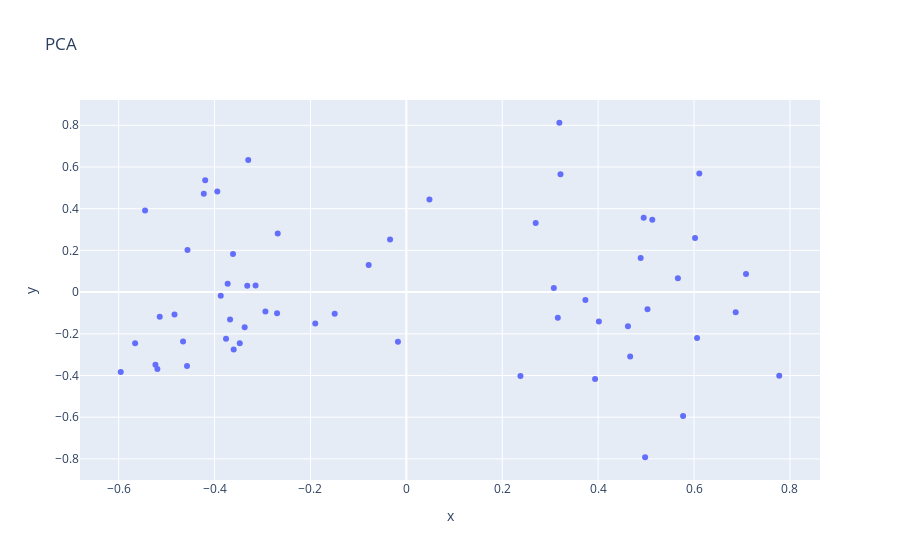

Source (notebook cell):
### Code cell
## Lakukan PCA untuk mengurangi jumlah fitur menjadi 2 fitur saja
pca = PCA(n_components=2)
pca.fit(data2)
pca_data = pca.transform(data2)

## buat dataframe dari hasil pca
pca_df = pd.DataFrame(data=pca_data, columns=['x', 'y'])
pca_df.head()

## plot pca_df using plotly
fig = px.scatter(pca_df, x='x', y='y', title='PCA')
fig.show()

### Figure 1 — Plotly figure (JSON) as saved in the notebook; plotly's stock layout.template omitted (floating-point values rounded to 4 significant figures)
{"data": [{"hovertemplate": "x=%{x}<br>y=%{y}<extra></extra>", "legendgroup": "", "marker": {"color": "#636efa", "symbol": "circle"}, "mode": "markers", "name": "", "orientation": "v", "showlegend": false, "type": "scatter", "x": [-0.4575, 0.5771, 0.4015, 0.3734, -0.03398, -0.3761, -0.5144, 0.611, -0.5956, -0.545, -0.3474, -0.5233, -0.4836, -0.3318, -0.4657, -0.2696, -0.2939, 0.6062, -0.01757, 0.5029, -0.3727, 0.6869, 0.3191, -0.1494, -0.1899, -0.4195, 0.7083, 0.7777, 0.3159, -0.5192, 0.5129, 0.3214, -0.07863, 0.495, 0.3936, -0.3145, -0.2683, -0.3372, -0.3943, -0.3601, -0.3871, -0.3677, 0.602, 0.3076, 0.4887, 0.4979, 0.4668, -0.3298, 0.5663, 0.04815, -0.5657, -0.4564, 0.2379, -0.4225, 0.2697, 0.4621, -0.3615], "xaxis": "x", "y": [-0.3543, -0.5938, -0.1413, -0.03792, 0.2519, -0.2234, -0.1187, 0.5685, -0.3833, 0.3915, -0.2447, -0.3482, -0.1069, 0.03018, -0.2371, -0.1009, -0.0929, -0.2197, -0.238, -0.08264, 0.04026, -0.09642, 0.8122, -0.1036, -0.1502, 0.5364, 0.08734, -0.4013, -0.1234, -0.369, 0.3473, 0.5657, 0.1304, 0.3563, -0.4165, 0.03221, 0.2812, -0.1683, 0.4825, -0.2749, -0.01764, -0.1316, 0.2595, 0.02011, 0.1636, -0.7919, -0.3092, 0.6335, 0.06647, 0.4444, -0.2452, 0.202, -0.4026, 0.4711, 0.3315, -0.1641, 0.183], "yaxis": "y"}], "layout": {"legend": {"tracegroupgap": 0}, "title": {"text": "PCA"}, "xaxis": {"anchor": "y", "domain": [0, 1], "title": {"text": "x"}}, "yaxis": {"anchor": "x", "domain": [0, 1], "title": {"text": "y"}}}}
